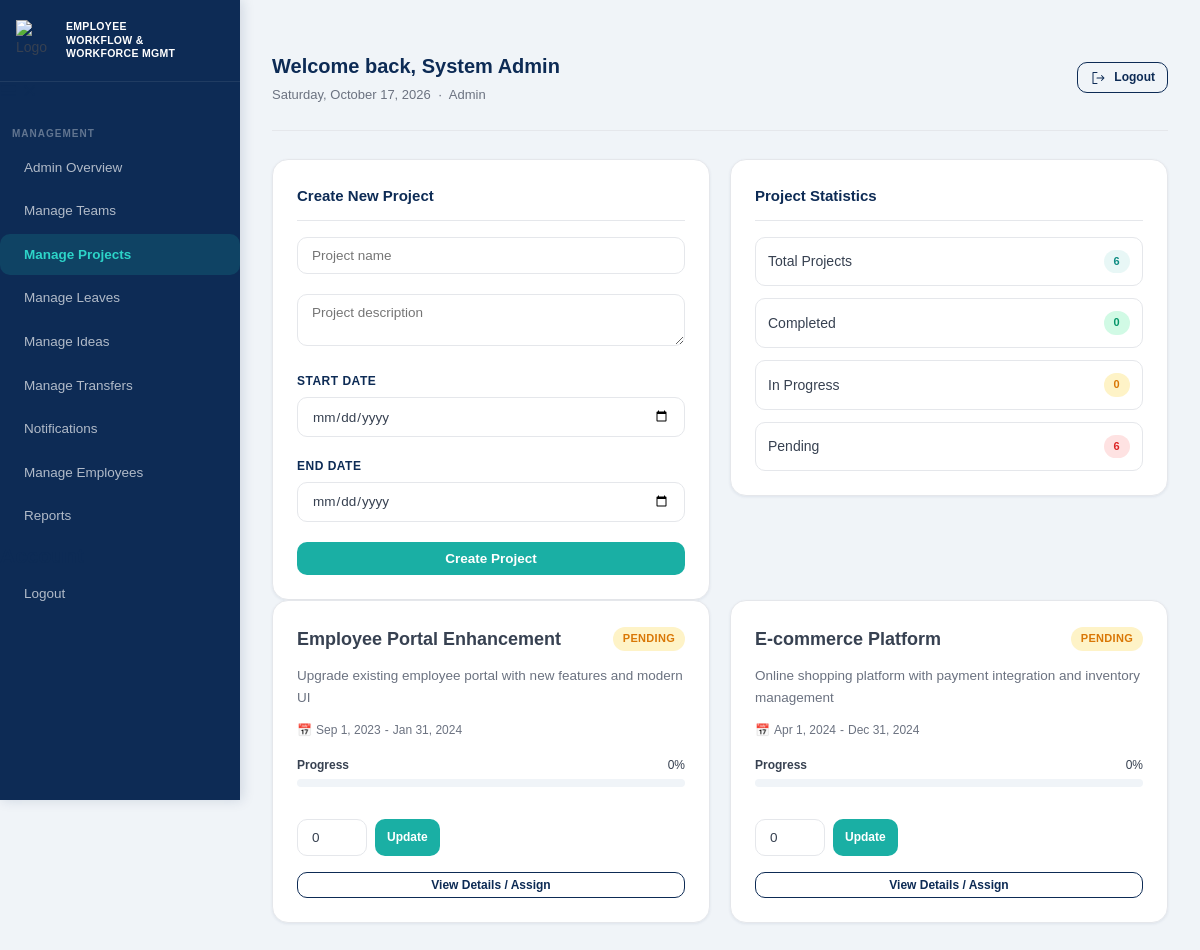
The page /dashboard.php?tab=projects (signed in) on the database its author committed.
### tables this page shows
CREATE TABLE `projects` (
    `id` int(11) NOT NULL AUTO_INCREMENT,
    `name` varchar(150) NOT NULL,
    `description` text DEFAULT NULL,
    `status` enum('planning','active','on_hold','completed','cancelled') DEFAULT 'planning',
    `priority` enum('low','medium','high','urgent') DEFAULT 'medium',
    `progress` int(11) NOT NULL DEFAULT 0,
    `start_date` date DEFAULT NULL,
    `end_date` date DEFAULT NULL,
    `budget` decimal(12,2) DEFAULT NULL,
    `manager_id` int(11) DEFAULT NULL,
    `client_name` varchar(100) DEFAULT NULL,
    `created_at` timestamp NOT NULL DEFAULT CURRENT_TIMESTAMP,
    `updated_at` timestamp NOT NULL DEFAULT CURRENT_TIMESTAMP ON UPDATE CURRENT_TIMESTAMP,
    PRIMARY KEY (`id`),
    KEY `idx_status` (`status`),
    KEY `idx_manager` (`manager_id`),
    FOREIGN KEY (`manager_id`) REFERENCES `users`(`id`) ON DELETE SET NULL
);

### app/views/partials/admin_projects.php (the view, shortened to what this page needs)
<?php
$pdo = Database::pdo();
$projects = $pdo->query('SELECT * FROM projects ORDER BY id DESC')->fetchAll();
?>
<div class="row cols-2">
	<div class="card">
		<div class="card__title">Create New Project</div>
		<form method="post" class="row">
			<div style="grid-column: 1 / -1;"><input class="input" name="name" placeholder="Project name" required /></div>
			<div style="grid-column: 1 / -1;"><textarea class="input" name="description" placeholder="Project description" rows="2"></textarea></div>
			<div class="row cols-2">
				<div>
					<label>Start Date</label>
					<input class="input" type="date" name="start_date" />
				</div>
				<div>
					<label>End Date</label>
					<input class="input" type="date" name="end_date" />
				</div>
			</div>
			<button class="btn" type="submit">Create Project</button>
		</form>
	</div>
	<div class="card">
		<div class="card__title">Project Statistics</div>
		<div style="display: grid; gap: 12px;">
			<?php
			$total_projects = count($projects);
			$completed_projects = count(array_filter($projects, fn($p) => $p['progress'] >= 100));
			$in_progress_projects = count(array_filter($projects, fn($p) => $p['progress'] > 0 && $p['progress'] < 100));
			$pending_projects = count(array_filter($projects, fn($p) => $p['progress'] == 0));
			?>
			<div style="display: flex; justify-content: space-between; align-items: center; padding: 12px; border-radius: var(--radius-md); border: 1px solid var(--border);">
				<span>Total Projects</span>
				<span class="badge badge--teal"><?php echo $total_projects; ?></span>
			</div>
			<div style="display: flex; justify-content: space-between; align-items: center; padding: 12px; border-radius: var(--radius-md); border: 1px solid var(--border);">
				<span>Completed</span>
				<span class="badge badge--approved"><?php echo $completed_projects; ?></span>
			</div>
			<div style="display: flex; justify-content: space-between; align-items: center; padding: 12px; border-radius: var(--radius-md); border: 1px solid var(--border);">
				<span>In Progress</span>
				<span class="badge badge--pending"><?php echo $in_progress_projects; ?></span>
			</div>
			<div style="display: flex; justify-content: space-between; align-items: center; padding: 12px; border-radius: var(--radius-md); border: 1px solid var(--border);">
				<span>Pending</span>
				<span class="badge badge--inactive"><?php echo $pending_projects; ?></span>
			</div>
		</div>
	</div>
</div>
<div class="grid-2">
	<?php foreach ($projects as $p): ?>
		<div class="card">
			<div style="display:flex;justify-content:space-between;align-items:center;margin-bottom:12px;">
				<div style="font-size:18px; font-weight:700;"><?php echo htmlspecialchars($p['name']); ?></div>
				<span class="badge <?php echo $p['progress'] >= 100 ? 'badge--approved' : ($p['progress'] > 0 ? 'badge--teal' : 'badge--pending'); ?>">
					<?php echo $p['progress'] >= 100 ? 'Completed' : ($p['progress'] > 0 ? 'In Progress' : 'Pending'); ?>
				</span>
			</div>
			<div style="color:var(--text-muted);font-size:13.5px;margin-bottom:12px;display:-webkit-box;-webkit-line-clamp:2;-webkit-box-orient:vertical;overflow:hidden;">
				<?php echo htmlspecialchars($p['description']); ?>
			</div>
			<?php if ($p['start_date'] || $p['end_date']): ?>
				<div style="font-size: 12px; color: var(--text-muted); margin-bottom: 16px; display: flex; align-items: center; gap: 4px;">
					<span>📅</span>
					<span><?php echo $p['start_date'] ? date('M j, Y', strtotime($p['start_date'])) : 'N/A'; ?></span>
					<span>-</span>
					<span><?php echo $p['end_date'] ? date('M j, Y', strtotime($p['end_date'])) : 'N/A'; ?></span>
				</div>
			<?php endif; ?>
			<div style="display:flex; justify-content:space-between; font-size:12px; margin-bottom: 4px;">
				<span style="font-weight:700;">Progress</span>
				<span><?php echo (int)$p['progress']; ?>%</span>
			</div>
			<div class="progress-bar" style="margin-bottom: 16px;">
			</div>
			<form method="post" style="display: flex; gap: 8px; margin-bottom: 16px;">
				<input class="input" name="progress" type="number" min="0" max="100" placeholder="%" value="<?php echo (int)$p['progress']; ?>" style="width: 70px;" />
				<button class="btn sm" type="submit">Update</button>
			</form>
			<button class="btn sm secondary" style="width:100%" onclick="const el=document.getElementById('project-details-<?php echo $p['id']; ?>'); el.style.display=el.style.display==='none'?'block':'none'">View Details / Assign</button>
		</div>
	<?php endforeach; ?>
</div>

### public/assets/style.css (style rules this page uses)
:root { --navy: #0D2B55; --navy-mid: #102C57; --teal: #1AAFA4; --teal-light: #2DD4C8; --teal-dark: #0E8C82; --bg-page: #F0F4F8; --bg-surface: #FFFFFF; --bg-sidebar: #0D2B55; --text-primary: #0D2B55; --text-body: #374151; --text-muted: #6B7280; --text-inverse: #FFFFFF; --text-link: #1AAFA4; --success: #059669; --success-bg: #D1FAE5; --warning: #D97706; --warning-bg: #FEF3C7; --danger: #DC2626; --danger-bg: #FEE2E2; --info: #2563EB; --info-bg: #DBEAFE; --border: #E5E7EB; --border-focus: #1AAFA4; --shadow-sm: 0 1px 3px rgba(13,43,85,0.08); --shadow-md: 0 4px 16px rgba(13,43,85,0.12); --shadow-lg: 0 8px 32px rgba(13,43,85,0.16); --radius-sm: 6px; --radius-md: 10px; --radius-lg: 16px; --radius-xl: 20px; --sidebar-width: 240px; --sidebar-collapsed: 68px; }
body { font-family: 'Plus Jakarta Sans', sans-serif; font-size: 14px; line-height: 1.6; color: var(--text-body); background: var(--bg-page); }
*, *::before, *::after { box-sizing: border-box; margin: 0; padding: 0; }
.grid-2 { display: grid; grid-template-columns: repeat(auto-fit, minmax(340px, 1fr)); gap: 20px; }
.row { display: flex; flex-direction: column; gap: 20px; }
.row.cols-2 { flex-direction: row; align-items: flex-start; flex-wrap: wrap; }
.row.cols-2 > * { flex: 1; min-width: 300px; }
.card { background: var(--bg-surface); border: 1px solid var(--border); border-radius: var(--radius-lg); padding: 24px; box-shadow: var(--shadow-sm); }
.card__title { font-size: 15px; font-weight: 700; color: var(--text-primary); margin-bottom: 16px; padding-bottom: 12px; border-bottom: 1px solid var(--border); }
.btn { display: inline-flex; align-items: center; justify-content: center; gap: 8px; padding: 9px 18px; border-radius: var(--radius-md); font-size: 13.5px; font-weight: 600; font-family: inherit; cursor: pointer; border: none; transition: all 0.18s; text-decoration: none; white-space: nowrap; background: var(--teal); color: #fff; }
.btn.secondary { background: transparent; color: var(--navy); border: 1.5px solid var(--navy); }
.btn.sm { padding: 5px 12px; font-size: 12px; }
.input, select.input, textarea.input { width: 100%; padding: 10px 14px; border: 1.5px solid var(--border); border-radius: var(--radius-md); font-size: 13.5px; font-family: inherit; color: var(--text-body); background: var(--bg-surface); transition: border-color 0.18s, box-shadow 0.18s; outline: none; appearance: none; }
label { display: block; font-size: 12px; font-weight: 700; color: var(--text-primary); margin-bottom: 6px; text-transform: uppercase; letter-spacing: 0.5px; }
.badge { display: inline-flex; align-items: center; padding: 3px 10px; border-radius: 20px; font-size: 11px; font-weight: 700; letter-spacing: 0.3px; text-transform: uppercase; white-space: nowrap; }
.badge--pending { background: var(--warning-bg); color: var(--warning); }
.badge--approved, .badge--done, .badge--active { background: var(--success-bg); color: var(--success); }
.badge--rejected, .badge--inactive { background: var(--danger-bg); color: var(--danger); }
.badge--teal { background: rgba(26,175,164,0.10); color: var(--teal-dark); }
.progress-bar { height: 8px; background: var(--bg-page); border-radius: 20px; overflow: hidden; }

### rows shown on the page
projects: progress "0", name "Employee Portal Enhancement", shows "PENDING", description "Upgrade existing employee portal with new features and modern UI", start_date "Sep 1, 2023", end_date "Jan 31, 2024"
projects: name "E-commerce Platform", shows "PENDING", description "Online shopping platform with payment integration and inventory management", start_date "Apr 1, 2024", end_date "Dec 31, 2024", progress "0"

### other values the page prints
$tab_info['name'] "Admin Overview"
$tab_info['name'] "Manage Teams"
$tab_info['name'] "Manage Projects"
$tab_info['name'] "Manage Leaves"
$tab_info['name'] "Manage Ideas"
$tab_info['name'] "Manage Transfers"
$tab_info['name'] "Notifications"
$tab_info['name'] "Manage Employees"
$tab_info['name'] "Reports"
$user['name'] ?: $user['email'] "System Admin"
$user['role'] "Admin"
$total_projects "6"
$pending_projects "6"
